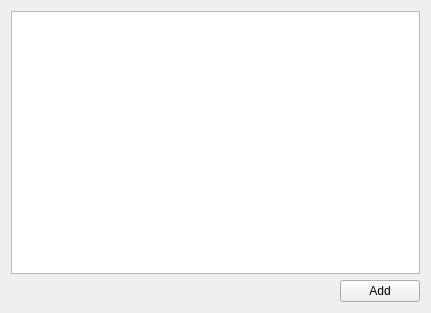
<?xml version="1.0" encoding="UTF-8"?>
<ui version="4.0">
 <class>NewScriptForm</class>
 <widget class="QWidget" name="NewScriptForm">
  <property name="geometry">
   <rect>
    <x>0</x>
    <y>0</y>
    <width>431</width>
    <height>313</height>
   </rect>
  </property>
  <property name="windowTitle">
   <string>Add new script</string>
  </property>
  <layout class="QGridLayout" name="gridLayout_2">
   <item row="0" column="0">
    <layout class="QGridLayout" name="gridLayout">
     <item row="1" column="1">
      <widget class="QPushButton" name="addButton">
       <property name="text">
        <string>Add</string>
       </property>
      </widget>
     </item>
     <item row="1" column="0">
      <spacer name="horizontalSpacer">
       <property name="orientation">
        <enum>Qt::Horizontal</enum>
       </property>
       <property name="sizeHint" stdset="0">
        <size>
         <width>40</width>
         <height>20</height>
        </size>
       </property>
      </spacer>
     </item>
     <item row="0" column="0" colspan="2">
      <widget class="QTextEdit" name="scriptText"/>
     </item>
    </layout>
   </item>
  </layout>
 </widget>
 <resources/>
 <connections/>
</ui>
